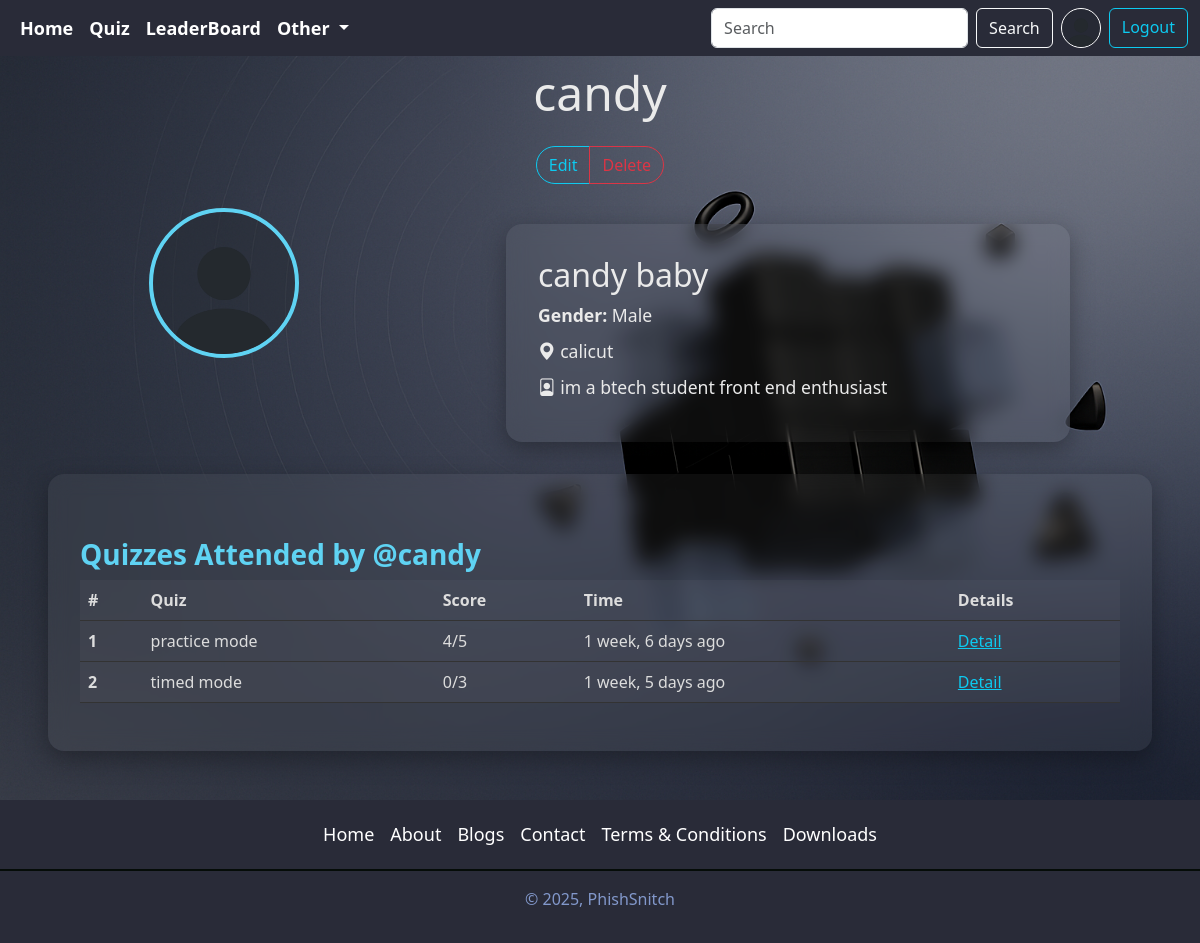
/user/profile/candy (signed in), run on an earlier commit of the app's database.
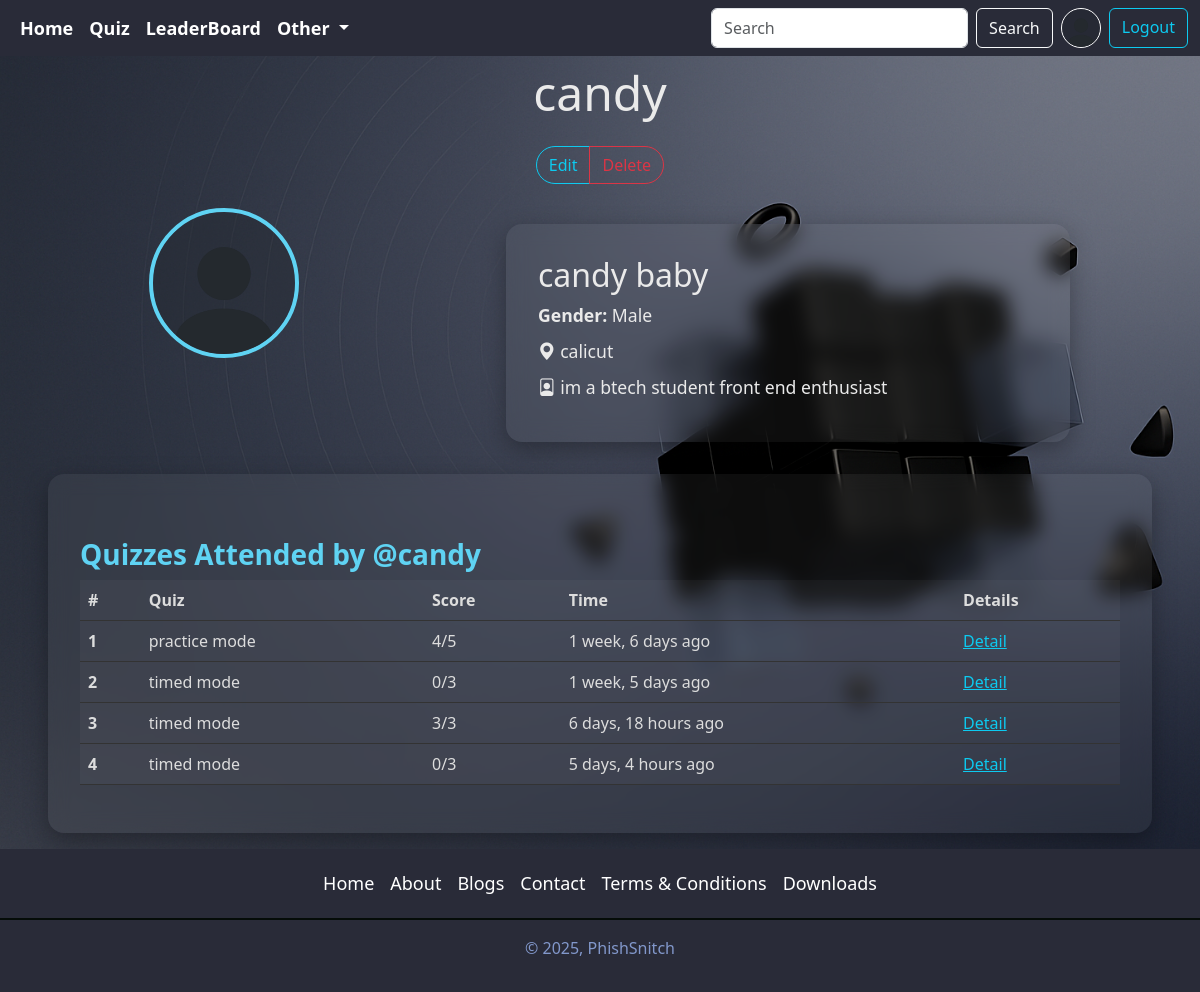
And on a later commit of the database.
### quiz/models.py (models this page shows, shortened)
class QuizSubmission(models.Model):
    user=models.ForeignKey(User,on_delete=models.CASCADE)
    quiz=models.ForeignKey(Quiz,on_delete=models.CASCADE)
    score=models.IntegerField()
    submitted_at=models.DateTimeField(auto_now_add=True)

class Quiz(models.Model):
    title = models.CharField(max_length=255)
    description = models.TextField()
    category = models.ForeignKey(Category, on_delete=models.CASCADE)
    quiz_file = models.FileField(upload_to='quiz/')
    created_at = models.DateTimeField(auto_now_add=True)
    uploaded_at = models.DateTimeField(auto_now=True)
    class Meta:
        verbose_name_plural = 'Quizzes'

class Question(models.Model):
    quiz = models.ForeignKey(Quiz, on_delete=models.CASCADE)
    text = models.TextField()

### accounts/views.py (the view)
# urls.py: path('profile/<str:username>',views.userprofile,name='profile'),
@login_required
def userprofile(request,username):
    user_object2=get_object_or_404(User,username=username)
    user_profile2=get_object_or_404(Profile,user=user_object2)
    submissions=QuizSubmission.objects.filter(user=user_object2)
    context={"user_profile2": user_profile2,"submissions":submissions}
    return render(request,'profile.html',context)

### accounts/models.py (called while the page is built)
    @property
    def full_name(self):
        return f"{self.user.first_name} {self.user.last_name}"

### templates/profile.html (shortened to what this page needs)
{% extends 'index.html' %}
{% load static %}
{% block content %}
<div class="w-100 profile-wrapper px-4 px-md-5">
  <h1 class="display-5 text-center mb-4">{{ user_profile2.user.username }}</h1>
  {% if request.user.username == user_profile2.user.username %}
    <div class="text-center mb-4">
      <div class="btn-group">
        <a href="{% url 'edit_profile' %}" class="btn btn-outline-info">Edit</a>
        <a href="{% url 'delete_profile' %}" class="btn btn-outline-danger">Delete</a>
      </div>
    </div>
  {% endif %}
  <div class="row justify-content-center">
    <div class="col-md-4 text-center">
      <img src="{{ user_profile2.profile_image.url }}" alt="user profile" class="profile-img mb-3">
    </div>
    <div class="col-md-6 card-glass profile-data">
      <h2>{{ user_profile2.full_name }}</h2>
      <p><strong>Gender:</strong> {{ user_profile2.gender }}</p>
      <p><i class="bi bi-geo-alt-fill"></i> {{ user_profile2.location }}</p>
      <p><i class="bi bi-file-person"></i> {{ user_profile2.bio }}</p>
    </div>
  </div>
  <div class="card-glass">
    <h3 class="section-title">Quizzes Attended by @{{ user_profile2.user.username }}</h3>
    <div class="table-responsive">
      <table class="table table-hover quiz-table">
        <thead>
          <tr>
            <th>#</th>
            <th>Quiz</th>
            <th>Score</th>
            <th>Time</th>
            <th>Details</th>
          </tr>
        </thead>
        <tbody>
          {% for submission in submissions %}
            <tr>
              <th>{{ forloop.counter }}</th>
              <td title="{{ submission.quiz.title }}">{{ submission.quiz.title|truncatewords:8 }}</td>
              <td>{{ submission.score }}/{{ submission.quiz.question_set.all|length }}</td>
              <td>{{ submission.submitted_at|timesince }} ago</td>
              <td><a href="{% url 'quiz_result' submission.id %}" class="text-info">Detail</a></td>
            </tr>
          {% empty %}
            <tr><td colspan="5" class="text-center">No quizzes taken yet.</td></tr>
          {% endfor %}
        </tbody>
      </table>
    </div>
  </div>
</div>
{% endblock content %}

What changed in the data, as far as the page shows it:
added QuizSubmission: quiz "timed mode", score "3", quiz.question_set.all|length "3", submitted_at "6 days, 18 hours"
added QuizSubmission: quiz "timed mode", score "0", quiz.question_set.all|length "3", submitted_at "5 days, 4 hours"
